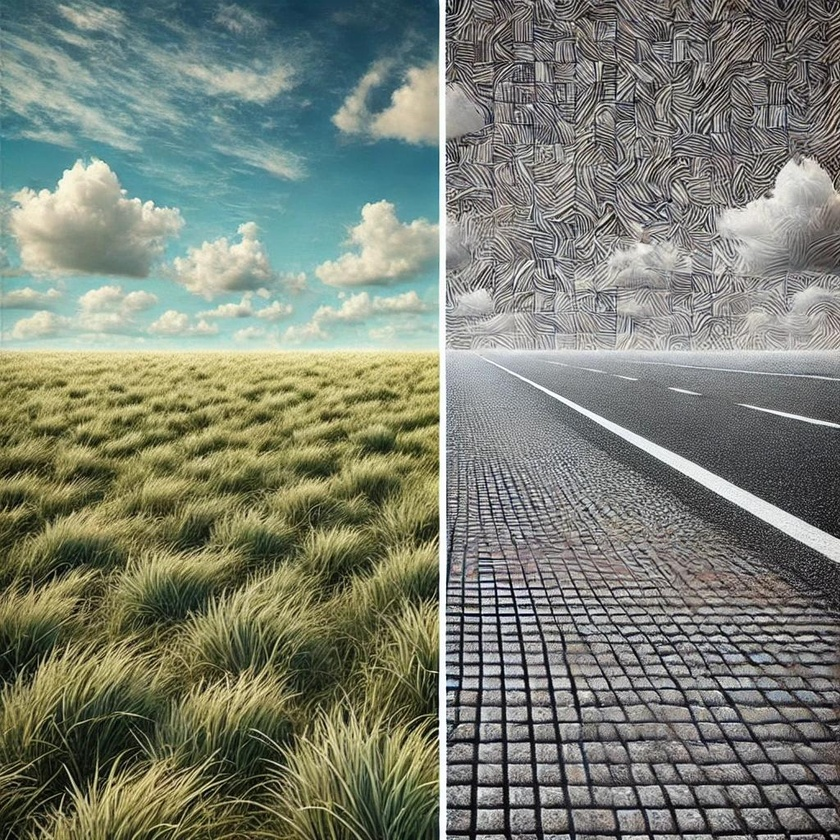
#> input picture chapter07/data/gabor_original_image.jpg, 840 x 840 px, shrunk from 1024 x 1024 before the run
$ python 02_gabor_seg.py   (older library calls are emulated)
#> lines starting #> are read from the running program, lines starting #| are printed output that depends on the picture; after the words box and inside, x2 and y2 are one past the last pixel; in counts of white or black regions, pixels touching at a corner belong together
import os
import cv2
import numpy as np
from sklearn.cluster import KMeans
from scipy.ndimage import convolve

# 获取当前文件的绝对路径
current_file_path = os.path.abspath(__file__)
# 获取当前文件所在的目录
current_dir = os.path.dirname(current_file_path)
print("当前文件所在目录:", current_dir)
# 创建结果保存目录
save_dir = os.path.join(current_dir, 'result')
os.makedirs(save_dir, exist_ok=True)

# Step 1: Load the image using OpenCV
image_path = f"{current_dir}/data/gabor_original_image.jpg"  # Replace with your actual image path
image = cv2.imread(image_path, cv2.IMREAD_GRAYSCALE)  # Read as grayscale
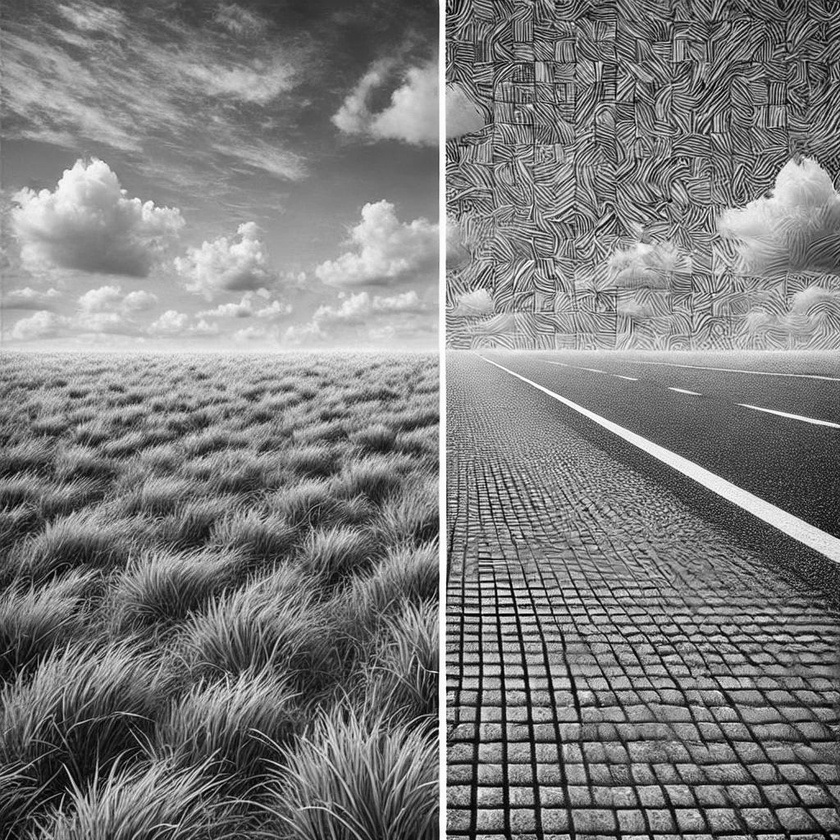
#> image: shape (840, 840); min 0, max 255, mean 125.2
if image is None:
    raise FileNotFoundError(f"Image not found at {image_path}")
# Step 2: Generate Gabor filter responses
theta_values = [0, np.pi / 4, np.pi / 2]  # Gabor filter orientations
kernels = [cv2.getGaborKernel((21, 21), 4.0, theta, 10.0, 0.5, 0, ktype=cv2.CV_32F) for theta in theta_values]
gabor_responses = [convolve(image.astype(np.float32), kernel) for kernel in kernels]
#> gabor_responses = 3 items
# Step 3: Flatten image and Gabor responses for clustering
height, width = image.shape
#> height = 840; width = 840
features = np.stack([response.flatten() for response in gabor_responses], axis=1)
# Step 4: Apply K-means clustering
n_clusters = 2  # Separate rough (grass) and smooth (road) areas
kmeans = KMeans(n_clusters=n_clusters, random_state=42)
labels = kmeans.fit_predict(features)
# Step 5: Reshape labels back to image dimensions
segmented_result = labels.reshape(height, width)
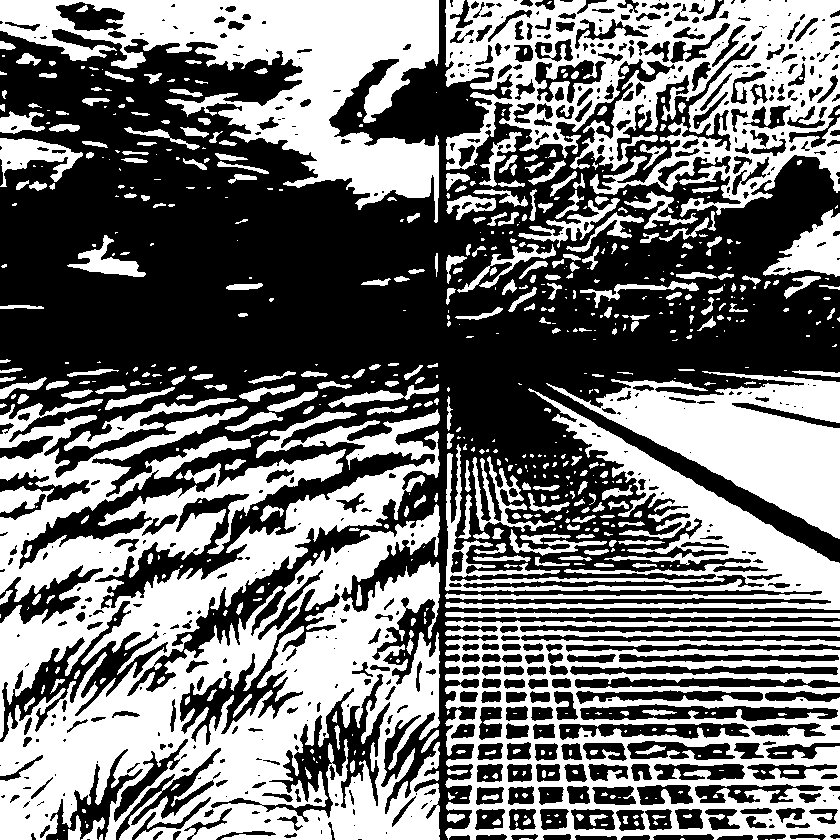
#> segmented_result: shape (840, 840) int32; values 0 (black) and 1 (white), 45.9% white; 696 white regions (358 under 20 px), largest, box (x1, y1, x2, y2) and area: (0, 399, 440, 840) 115548, (445, 0, 840, 217) 42485, (445, 620, 840, 840) 40885
# Step 6: Prepare the segmented image for visualization and saving
segmented_image = np.zeros((height, width, 3), dtype=np.uint8)
for label in range(n_clusters):
    segmented_image[segmented_result == label] = [label * 255 // (n_clusters - 1)] * 3  # Assign grayscale levels
# Save the segmented image
segmented_image_path = f"{save_dir}/gabor_segmented_image.jpg"
cv2.imwrite(segmented_image_path, segmented_image)

$ run again, with chapter07/data/hog_original_image.jpg copied over chapter07/data/gabor_original_image.jpg
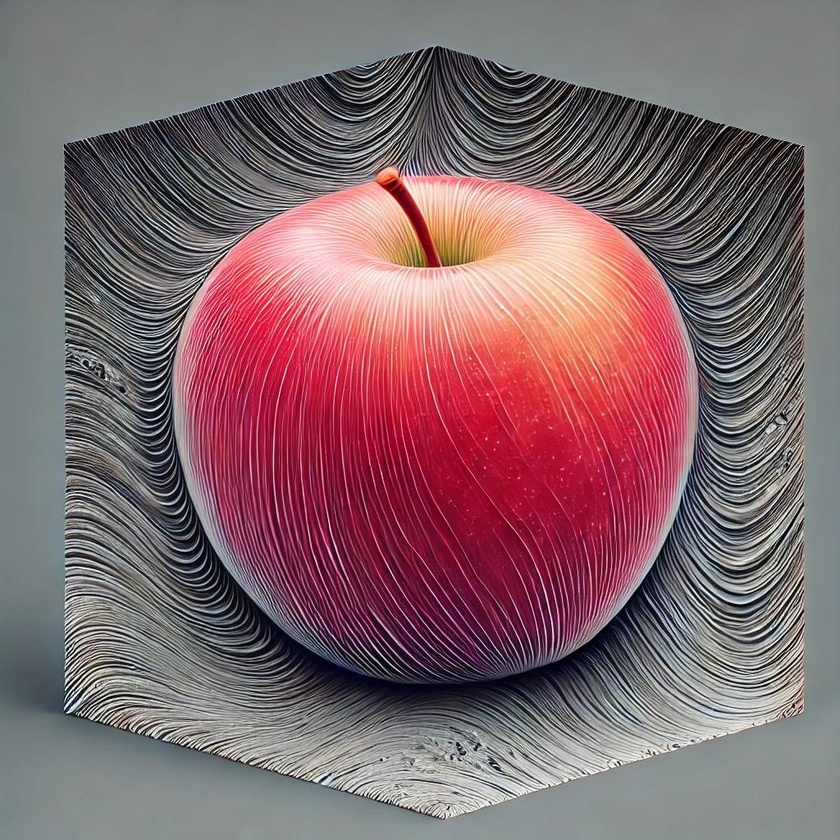
#> input picture chapter07/data/hog_original_image.jpg, 840 x 840 px, shrunk from 1024 x 1024 before the run
#> `image = cv2.imread(image_path, cv2.IMREAD_GRAYSCALE)`:
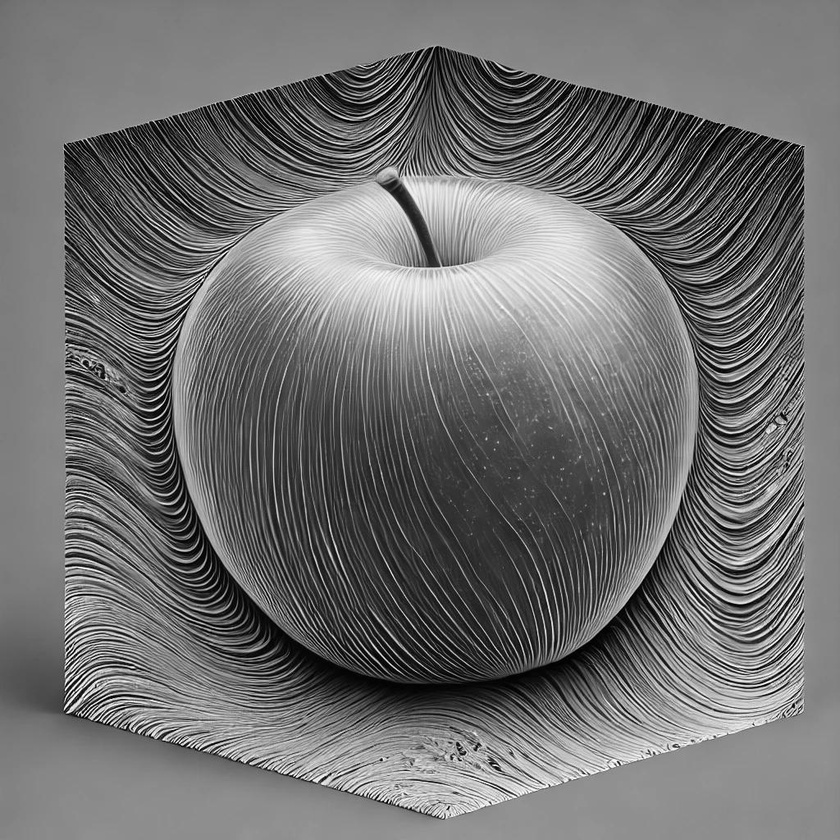
#> image: shape (840, 840); min 0, max 255, mean 112.3
#> gabor_responses = 3 items
#> `segmented_result = labels.reshape(height, width)`:
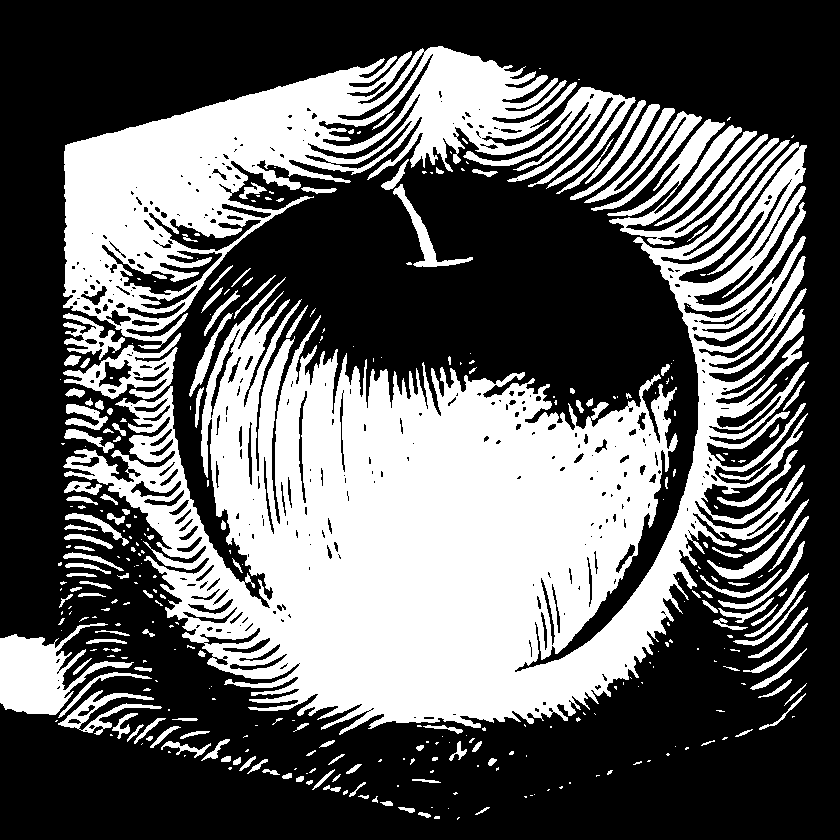
#> segmented_result: shape (840, 840) int32; values 0 (black) and 1 (white), 38% white; 351 white regions (199 under 20 px), largest, box (x1, y1, x2, y2) and area: (63, 140, 809, 735) 172187, (63, 46, 636, 349) 56514, (607, 119, 779, 245) 5471
